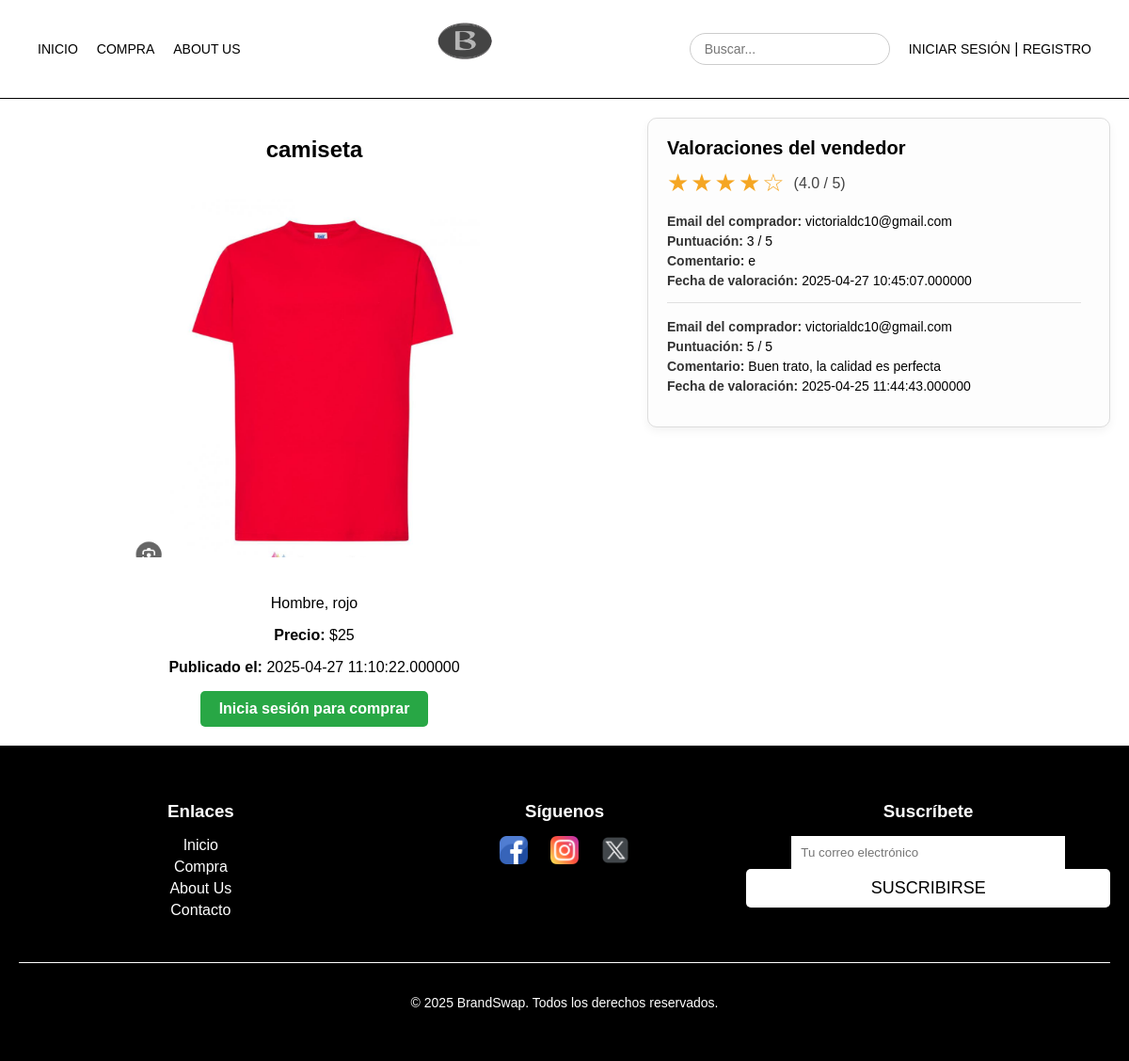
Screenshot of /verProducto.php?id=136 with the database file from the repository.
### tables this page shows
CREATE TABLE `productos` (
  `id_producto` int(100) NOT NULL,
  `id_usuario` int(100) NOT NULL,
  `nombre_producto` varchar(100) NOT NULL,
  `descripcion` text NOT NULL,
  `precio` decimal(65,0) NOT NULL,
  `fecha_publicacion` timestamp(6) NOT NULL DEFAULT current_timestamp(6) ON UPDATE current_timestamp(6),
  `imagen` longtext DEFAULT NULL
);

CREATE TABLE `valoraciones` (
  `id_valoracion` int(11) NOT NULL,
  `id_comprador` int(11) NOT NULL,
  `id_vendedor` int(11) NOT NULL,
  `puntuacion` int(11) NOT NULL,
  `comentario` text NOT NULL,
  `fecha_valoracion` timestamp(6) NOT NULL DEFAULT current_timestamp(6) ON UPDATE current_timestamp(6),
  `id_producto` int(11) NOT NULL
);

CREATE TABLE `usuarios` (
  `id_usuario` int(20) NOT NULL,
  `nombre` varchar(100) NOT NULL,
  `email` varchar(100) NOT NULL,
  `contrasena` varchar(100) NOT NULL,
  `fecha_registro` datetime DEFAULT current_timestamp(),
  `foto_perfil` varchar(255) DEFAULT NULL,
  `tipo` varchar(20) NOT NULL DEFAULT 'user',
  `edad` int(11) DEFAULT NULL,
  `pais` varchar(50) DEFAULT NULL,
  `genero` enum('Hombre','Mujer','Otro') DEFAULT NULL,
  `telefono` varchar(20) DEFAULT NULL
);

### includes/valoraciones/valoracionDAO.php (called while the page is built, shortened)
<?php
require_once("valoracionDTO.php");
class valoracionDAO extends baseDAO implements IValoracion {
    public function obtenerValoracionesPorVendedor($id_vendedor)
{
    $conn = application::getInstance()->getConexionBd();
    $sql = "SELECT v.*, u.email AS email_comprador
            FROM valoraciones v
            JOIN usuarios u ON v.id_comprador = u.id_usuario
            WHERE v.id_vendedor = ?
            ORDER BY v.fecha_valoracion DESC";
    $stmt = $conn->prepare($sql);
    $stmt->bind_param("i", $id_vendedor);
    $stmt->execute();
    $result = $stmt->get_result();
    $valoraciones = [];
    while ($fila = $result->fetch_assoc()) {
        $valoracionDTO = new ValoracionDTO(
            $fila['id_valoracion'],
            $fila['id_comprador'],
            $fila['id_vendedor'],
            $fila['id_producto'],
            $fila['puntuacion'],
            $fila['comentario'],
            $fila['fecha_valoracion']
        );
        $valoracionDTO->emailComprador = $fila['email_comprador'];
        $valoraciones[] = $valoracionDTO;
    }
    return $valoraciones;
}
public function obtenerMediaPorVendedor($id_vendedor) {
    $conn = application::getInstance()->getConexionBd();
    $sql = "SELECT AVG(puntuacion) as media FROM valoraciones WHERE id_vendedor = ?";
    $stmt = $conn->prepare($sql);
    $stmt->bind_param("i", $id_vendedor);
    $stmt->execute();
    $stmt->bind_result($media);
    return $media ?? 0;
}
}
?>

### includes/productos/productoDAO.php (called while the page is built, shortened)
<?php
require_once("productoDTO.php");
class productoDAO extends baseDAO implements IProducto
{
    public function obtenerProductoPorId($id) {
        $conn = application::getInstance()->getConexionBd();
        $sql = "SELECT id_producto, id_usuario, nombre_producto, descripcion, precio, imagen, fecha_publicacion
                FROM productos WHERE id_producto = ?";
        $stmt = $conn->prepare($sql);
        $stmt->bind_param("i", $id);
        if (!$stmt->execute()) {
            return null;
        }
        $resultado = $stmt->get_result();
        if ($fila = $resultado->fetch_assoc()) {
            return new ProductoDTO(
                $fila['id_producto'],
                $fila['id_usuario'],
                $fila['nombre_producto'],
                $fila['descripcion'],
                $fila['precio'],
                $fila['imagen'],
                $fila['fecha_publicacion']
            );
        } else {
            return null;
        }
    }
}
?>

### includes/productos/productoAppService.php (called while the page is built, shortened)
<?php
class productoAppService
{
    public function obtenerProductoPorId($idProducto)
{
    $IProductoDAO = productoFactory::CreateProducto();
    return $IProductoDAO->obtenerProductoPorId($idProducto);
}
}
?>

### includes/verProductos/procesarVerProducto.php (called while the page is built, shortened)
<?php
require_once(__DIR__ . "/../productos/productoAppService.php");
require_once(__DIR__ . "/../valoraciones/valoracionAppService.php");
class procesarVerProducto {
    public static function obtenerProducto($idProducto) {
        $productoAppService = productoAppService::GetSingleton();
        return $productoAppService->obtenerProductoPorId($idProducto);
    }
    public static function obtenerValoracionesDeVendedor($idProducto) {
        $productoAppService = productoAppService::GetSingleton();
        $producto = $productoAppService->obtenerProductoPorId($idProducto);
        $idVendedor = $producto->getIdUsuario();
        $valoracionService = valoracionAppService::GetSingleton();
        return $valoracionService->obtenerValoracionesPorVendedor($idVendedor);
    }
    public static function obtenerMediaValoracionVendedor($idUsuario) {
        $valoracionAppService = valoracionAppService::GetSingleton();
        return $valoracionAppService->obtenerMediaPorVendedor($idUsuario);
    }
}
?>

### includes/valoraciones/valoracionAppService.php (called while the page is built, shortened)
<?php
class valoracionAppService {
    public function obtenerValoracionesPorVendedor($id_vendedor) {
        $valoracionDAO = valoracionFactory::CreateValoracion();
        return $valoracionDAO->obtenerValoracionesPorVendedor($id_vendedor);
    }
    public function obtenerMediaPorVendedor($id_vendedor) {
        $valoracionDAO = valoracionFactory::CreateValoracion();
        return $valoracionDAO->obtenerMediaPorVendedor($id_vendedor);
    }
}
?>

### includes/valoraciones/valoracionDTO.php (called while the page is built, shortened)
<?php
class ValoracionDTO {
    private $puntuacion;
    private $comentario;
    private $fecha_valoracion;
    public function __construct($id_valoracion, $id_comprador, $id_vendedor, $id_producto, $puntuacion, $comentario, $fecha_valoracion) {
        $this->puntuacion = $puntuacion;
        $this->comentario = $comentario;
        $this->fecha_valoracion = $fecha_valoracion;
    }
    public function getPuntuacion() { return $this->puntuacion; }
    public function getComentario() { return $this->comentario; }
    public function getFechaValoracion() { return $this->fecha_valoracion; }
}
?>

### includes/productos/productoDTO.php (called while the page is built, shortened)
<?php
class ProductoDTO {
    private $nombre;
    private $descripcion;
    private $precio;
    private $imagen;
    private $fecha_publicacion;
    public function __construct($id, $id_usuario, $nombre, $descripcion, $precio, $imagen, $fecha_publicacion) {
        $this->nombre = $nombre;
        $this->descripcion = $descripcion;
        $this->precio = $precio;
        $this->imagen = $imagen;
        $this->fecha_publicacion = $fecha_publicacion;
    }
    public function getNombre() { return $this->nombre; }
    public function getDescripcion() { return $this->descripcion; }
    public function getPrecio() { return $this->precio; }
    public function getImagen() { return $this->imagen; }
    public function getFechaPublicacion() { return $this->fecha_publicacion; }
}
?>

### verProducto.php (the view, shortened to what this page needs)
<?php
require_once("includes/verProductos/procesarVerProducto.php");
$idProducto = $_GET['id'] ?? null;
$producto = procesarVerProducto::obtenerProducto($idProducto);
$valoraciones = procesarVerProducto::obtenerValoracionesDeVendedor($idProducto);
$mediaPuntuacion = procesarVerProducto::obtenerMediaValoracionVendedor($producto->getIdUsuario());
$estrellas = "";
$mediaRedondeada = round($mediaPuntuacion);
for ($i = 1; $i <= 5; $i++) {
    $estrellas .= ($i <= $mediaRedondeada) ? "★" : "☆";
}
$valoracionesHtml = "<div class='valoraciones-box'>
    <h3>Valoraciones del vendedor</h3>
    <div class='media-valoracion'>
        <span class='estrellas'>$estrellas</span>
        <span class='nota-media'>(" . number_format($mediaPuntuacion, 1) . " / 5)</span>
    </div>
    <div class='valoraciones-scroll'>";
if (empty($valoraciones)) {
    $valoracionesHtml .= "<p>No hay valoraciones disponibles.</p>";
} else {
    foreach ($valoraciones as $val) {
        $comentario = htmlspecialchars($val->getComentario());
        $puntuacion = intval($val->getPuntuacion());
        $fecha = htmlspecialchars($val->getFechaValoracion());
        $emailComprador = htmlspecialchars($val->emailComprador ?? "");
        $valoracionesHtml .= "<div class='valoracion'>
            <strong>Email del comprador:</strong> {$emailComprador}<br>
            <strong>Puntuación:</strong> {$puntuacion} / 5<br>
            <strong>Comentario:</strong> {$comentario}<br>
            <strong>Fecha de valoración:</strong> {$fecha}
        </div>";
    }
}
$valoracionesHtml .= "</div></div>";
$botonComprar = "";
if (isset($_SESSION['login']) && $_SESSION['login'] === true) {
    $botonComprar = '<a href="comprarProducto.php?id=' . htmlspecialchars($producto->getId()) . '" class="button">Comprar</a>';
} else {
    $botonComprar = '<a href="login.php" class="button">Inicia sesión para comprar</a>';
}
$contenidoPrincipal = <<<EOS
<div class="detalle-wrapper">
    <div class="producto-detalle">
        <h1>{$producto->getNombre()}</h1>
        <img src="{$producto->getImagen()}" alt="Imagen del producto">
        <p class="descripcion">{$producto->getDescripcion()}</p>
        <p class="precio"><strong>Precio:</strong> \${$producto->getPrecio()}</p>
        <p class="fecha"><strong>Publicado el:</strong> {$producto->getFechaPublicacion()}</p>
        $botonComprar
    </div>
    $valoracionesHtml
</div>
EOS;
require("includes/comun/plantilla.php");
?>

### CSS/estilo.css (style rules this page uses)
body { margin: 0; font-family: Arial, sans-serif; background-color: #fff; color: #000; padding-top: 80px; display: flex; flex-direction: column; height: 100%; }
.button { display: inline-block; padding: 8px 12px; text-decoration: none; border-radius: 5px; font-weight: bold; color: #fff; transition: background 0.2s ease-in-out; }
.producto-detalle { text-align: center; max-width: 600px; margin: 0 auto; }
.producto-detalle img { width: 100%; max-width: 400px; border-radius: 10px; margin-bottom: 20px; }
.button { display: inline-block !important; background-color: #28a745 !important; color: white !important; padding: 10px 20px; border-radius: 5px; text-decoration: none; font-weight: bold; text-align: center; }
.valoracion { margin-bottom: 10px; padding-bottom: 10px; border-bottom: 1px solid #ccc; }
.detalle-wrapper { display: flex; flex-wrap: wrap; gap: 40px; align-items: flex-start; padding: 20px; }
.valoraciones-box { width: 450px; max-height: 460px; border: 1px solid #ddd; border-radius: 10px; padding: 20px; background: #fdfdfd; box-shadow: 0 4px 10px rgba(0, 0, 0, 0.05); overflow: hidden; }
.valoraciones-box h3 { margin-top: 0; font-size: 20px; margin-bottom: 10px; font-weight: 600; }
.media-valoracion { font-size: 22px; color: #f5a623; margin-bottom: 15px; display: flex; align-items: center; }
.estrellas { font-size: 26px; letter-spacing: 2px; }
.nota-media { font-size: 16px; color: #444; margin-left: 8px; }
.valoraciones-scroll { max-height: 300px; overflow-y: auto; padding-right: 10px; }
.valoracion { margin-bottom: 15px; padding-bottom: 12px; border-bottom: 1px solid #e0e0e0; font-size: 14px; line-height: 1.5; }
.valoracion:last-child { border-bottom: none; margin-bottom: 0; }
.valoracion strong { color: #333; }

### rows the page displays
productos: nombre_producto "camiseta", imagen (picture), descripcion "Hombre, rojo", precio "25", fecha_publicacion "2025-04-27 11:10:22.000000"
valoraciones: usuarios.email "victorialdc10@gmail.com", puntuacion "3", comentario "e", fecha_valoracion "2025-04-27 10:45:07.000000"
valoraciones: usuarios.email "victorialdc10@gmail.com", puntuacion "5", comentario "Buen trato, la calidad es perfecta", fecha_valoracion "2025-04-25 11:44:43.000000"

### other values shown
$estrellas "★★★★☆"
$mediaPuntuacion "4.0"
